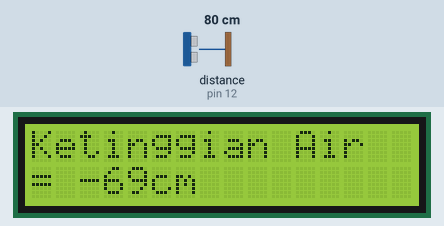
A sketch run on a simulated Arduino Uno, built with avr-gcc and run on an emulated ATmega328P. Shown: 16×2 character LCD. Wiring (inferred from the names in the program): ultrasonic range finder: trigger pin 13; echo pin 12. The inputs (shaded band) are chosen by the test bench; at power-on: distance to the obstacle (sensor on pin 12) 80 cm. The echo pulse lasts 58.3 µs per cm.

Above: at 6.2 s.
6.3 s: distance to the obstacle (sensor on pin 12) set to 2 cm
At 7.9 s:
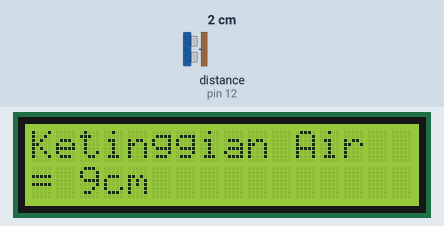
10.4 s: distance to the obstacle (sensor on pin 12) set to 4 cm
At 12.0 s:
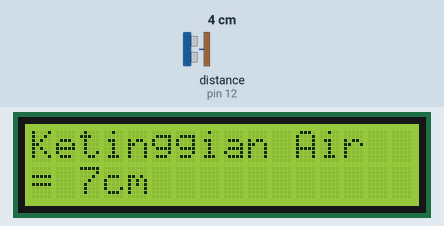
13.7 s: distance to the obstacle (sensor on pin 12) set to 9 cm
At 14.6 s:
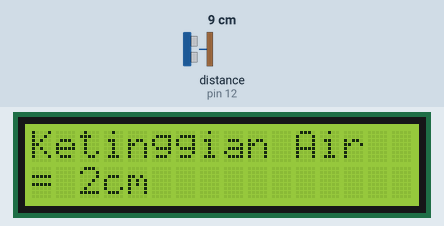
Timing chart, 0 to 16.7 s (numbered marks = the images above; inputs shaded):
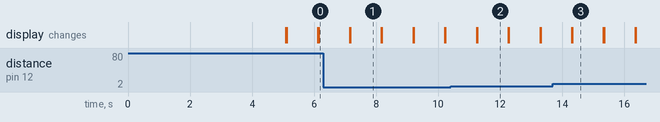

Measured:
- after the input at 6.3 s, the display: first differs from a run without the input after 0.87 s (image 1)
- after the input at 10.4 s, the display: first differs from a run without the input after 0.86 s (image 2)
- after the input at 13.7 s, the display: first differs from a run without the input after 0.63 s (image 3)
- what the display in image 1 shows lasts 1.0 s, from 7.2 s to 8.2 s

The sketch:

ngukur_duwure_banyu.ino
```cpp
//Rendie Pradana
//21507224032
//GK1
//Water Leveling Using ultrasonic HC-SR05


#include <LiquidCrystal_I2C.h>
LiquidCrystal_I2C lcd(0x27,16,2);

const int triggerPin = 13;
const int echoPin    = 12;

int tinggiMax = 10;

void setup() {
  lcd.begin();
  pinMode(triggerPin, OUTPUT);
  pinMode(echoPin, INPUT);

  lcd.setCursor(0, 0);
  lcd.print("Water Level");
  lcd.setCursor(0, 1);
  lcd.print("Kelompok 3");
  delay(5000);
}

void loop() {
  lcd.clear();

  long duration, jos;
  int tinggiAir;
  digitalWrite(triggerPin, LOW);
  delayMicroseconds(8);

  digitalWrite(triggerPin, HIGH);
  delayMicroseconds(10);

  digitalWrite(triggerPin, LOW);

  duration = pulseIn(echoPin, HIGH);
  jos = (duration / 2) / 29.1;
  tinggiAir = tinggiMax - jos;

  lcd.setCursor(0, 0);
  lcd.print("Ketinggian Air");
  lcd.setCursor(0, 1);
  lcd.print("= ");
  lcd.print(tinggiAir);
  lcd.print("cm");

  delay(1000);
}
```
